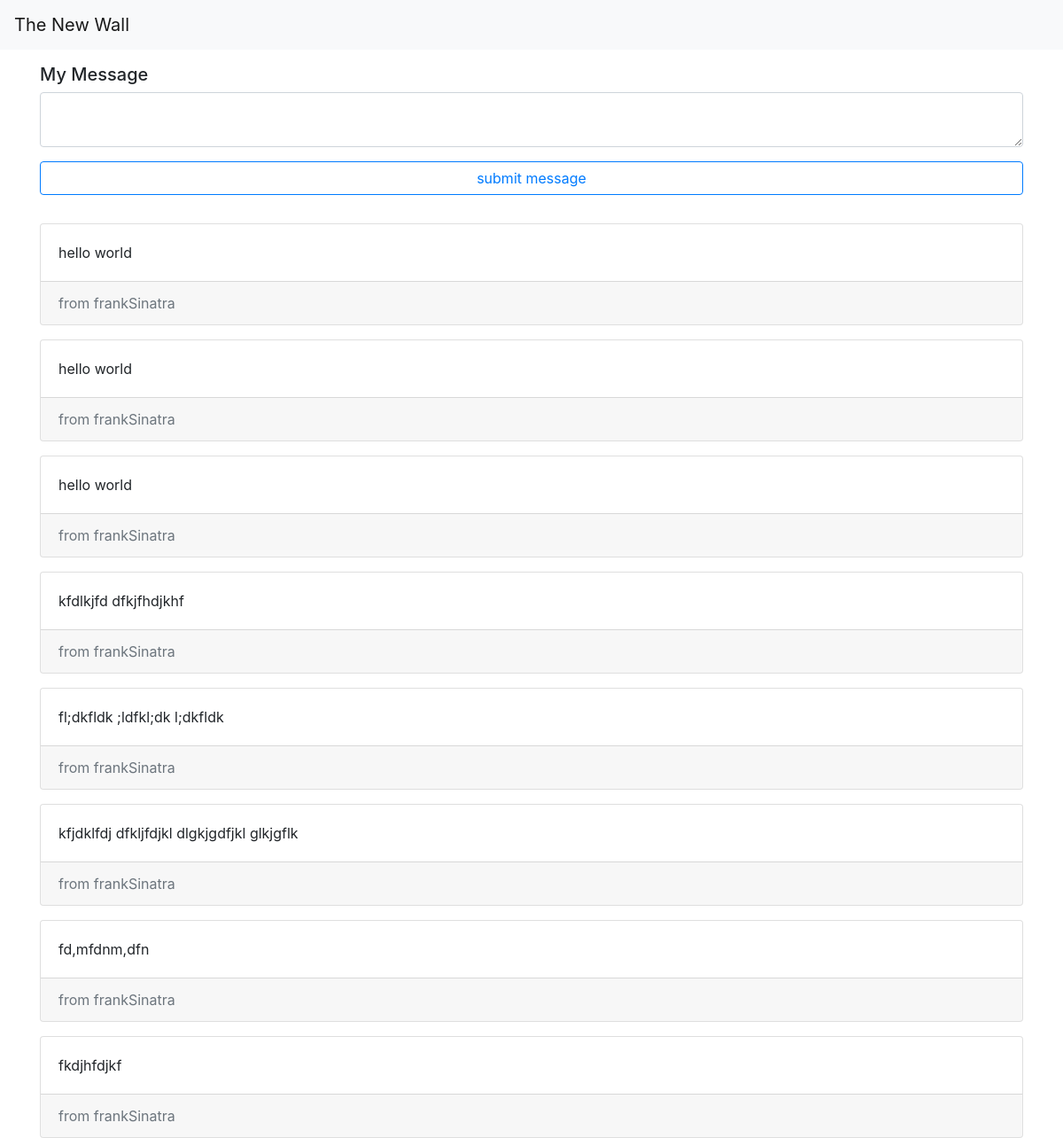
The page / on the database its author committed.
### tables this page shows
CREATE TABLE messages (
id integer primary key autoincrement,
username varchar(255),
text varchar(400)
);

### app.py (the view)
@app.route('/', methods=['POST', 'GET'])
def index():
  message = Message()
  if request.method == 'POST':
    message.save('frankSinatra', request.form['message-text'])
  return render_template('index.html', messages=message.all())

### message.py (called while the page is built)
  def all(self):
    query = "SELECT * FROM messages ORDER BY id DESC"
    self.cursor.execute(query)
    messages = []
    for item in self.cursor.fetchall():
      message = {
        'username': item[1],
        'text': item[2]
      }
      messages.append(message)
    return messages

### templates/index.html (shortened to what this page needs)
<!DOCTYPE html>
<html>
<head>
  <link rel="stylesheet" href="https://stackpath.bootstrapcdn.com/bootstrap/4.3.1/css/bootstrap.min.css">
</head>
<body>
  <nav class="navbar navbar-light bg-light">
    <a class="navbar-brand" href="#">The New Wall</a>
  </nav>
  <div class="container">
    <div class="row">
      <div class="col-12">
        <form method="POST" action="/">
          <div class="form-group">
            <h5 class="mt-3">My Message</h5>
            <textarea class="form-control" name="message-text"></textarea>
            <button type="submit" class="btn btn-outline-primary btn-block mt-3">submit message</button>
          </div>
        </form>
      </div>
    </div>
    <div class="row">
      <div class="col-12">
        {% for message in messages %}
        <div class="card mt-3">
          <div class="card-body">
            {{ message.text }}
          </div>
          <div class="card-footer text-muted">
            from {{ message.username }}
          </div>
        </div>
        {% endfor %}
      </div>
    </div>
  </div>
</body>
</html>

### rows shown on the page
messages: text "hello world", username "frankSinatra"
messages: text "hello world", username "frankSinatra"
messages: text "hello world", username "frankSinatra"
messages: text "kfdlkjfd dfkjfhdjkhf", username "frankSinatra"
messages: text "fl;dkfldk ;ldfkl;dk l;dkfldk", username "frankSinatra"
messages: text "kfjdklfdj dfkljfdjkl dlgkjgdfjkl glkjgflk", username "frankSinatra"
messages: text "fd,mfdnm,dfn", username "frankSinatra"
messages: text "fkdjhfdjkf", username "frankSinatra"
